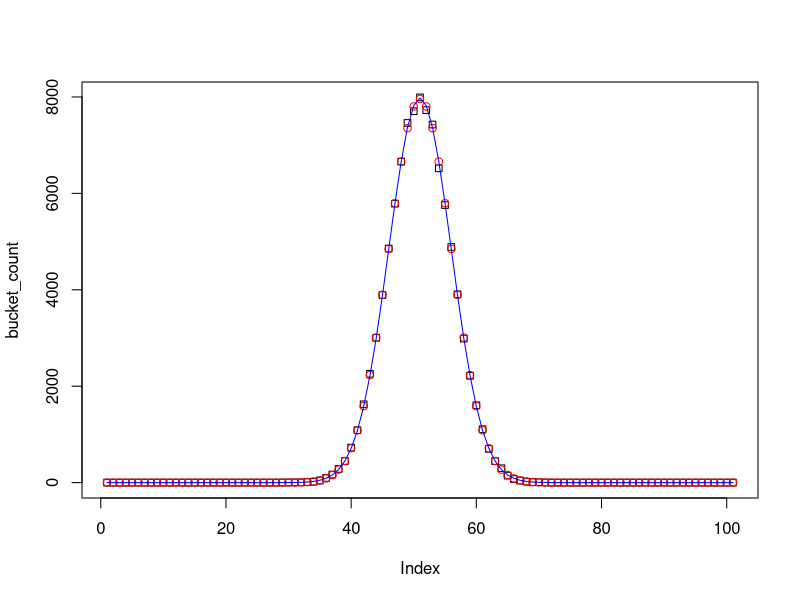

This figure's R source:
#############################################################################################################################
###
###  Galton Board
###
###  Code to demonstrate link between Bernoulli, Binomial and Normal distributions
###  4 December 2017 v1.0
###
#############################################################################################################################
###  
###  Simulate a Galton board.
###  Pins are hammered into a board in a triangle layout. 
###  A ball is dropped from the top, and has a probability p
###  of falling to the right and (1-p) falling to the left.
###  The ball will then hit the next pin. There are n rows of pins
###  in total. After hitting the final pin, the ball will land in
###  one of 101 buckets.
###
###  The code simulates this directly and counts the number of balls
###  in each bucket. It then calculates this result directly using the
###  binomial distribution from the (in-built) 'stats' package. 
###  Finally it shows the Normal distribution approximates the binomial 
###  distribution from large n. 
###  
#############################################################################################################################

rm(list=ls())							# Remove objects currently in the workspace
require(stats)							# Call the stats package for binomial and normal distribution
								# (If needed. This is probably already loaded.)

tic = Sys.time()						# Start timer
### Initialise parameters

p = 0.5								# Probability of falling right
n = 100								# Number of rows of pins
ns = 100001							# Number of simulations
bucket_count <- array(dim=c(n+1))				# Initialise an (n+1)-array to store count of balls
bucket_count[] = 0						# Start count at zero in each bucket
bounce <- array(dim=c(n))					# Initialise an n-array to store the path of a single ball
count_fall_right = 0						# Start the count for number of times the ball bounces left

for (s in 1:ns) {						# Initial a loop over the number of simulations
   bounce = runif(n,0,1) < p					# Generate n random numbers from the Uniform distribution [0,1]
								# to generate the path of a single ball through the board.
								# If the random number is less than p, count as 'bounce left' and 
								# store 'TRUE' in the entry of the bounce array which corresponds
								# to that row.
								# If not less than p, count as 'bounce right' and store 'FALSE'.
   which_bucket = sum(bounce)+1					# Count the number of 'TRUE' entries in bounce to determine
								# the bucket in which the ball lands.
   bucket_count[which_bucket] = bucket_count[which_bucket]+1	# Make a count of the ball in the bucket in which it lands
	}
toc = Sys.time()						# End timer
#############################################################################################################################

cat("Runtime of numerical simulation    : ", sprintf("%.5f",toc-tic), "seconds \n \r")	
								# Print the runtime of the numerical simulation (in seconds) to the screen
								# using 5 decimal places, starting a new line with carraige return

tic = Sys.time()						# Start timer
compare_binom = ns*dbinom(0:n,size=n,prob=p)			# Generate the binomial distribution directly from R stats library
compare_norm  = ns*dnorm(0:n,mean=n*p,sd=sqrt(n*p*(1-p)))	# Generate the normal distribution directly from R stats library
toc = Sys.time()						# End timer
cat("Runtime of statistical libraries   : ", sprintf("%.5f",toc-tic), "seconds \n \r")	
								# Print the runtime of calling the libraries (in seconds) to the screen

tic = Sys.time()						# Start timer
plot(bucket_count,pch=22)					# Plot the numerical simulation as a black square
points(compare_binom,pch=21,col="red")				# Overlay the binomial distribution as a red circle
lines(compare_norm,col="blue")					# Overlay the normal distribution as a blue line
toc = Sys.time()						# End timer

cat("Runtime of graphical output        : ", sprintf("%.5f",toc-tic),"seconds \n \r")	
								# Print the runtime of the graphical output (in seconds) to the screen

#############################################################################################################################
